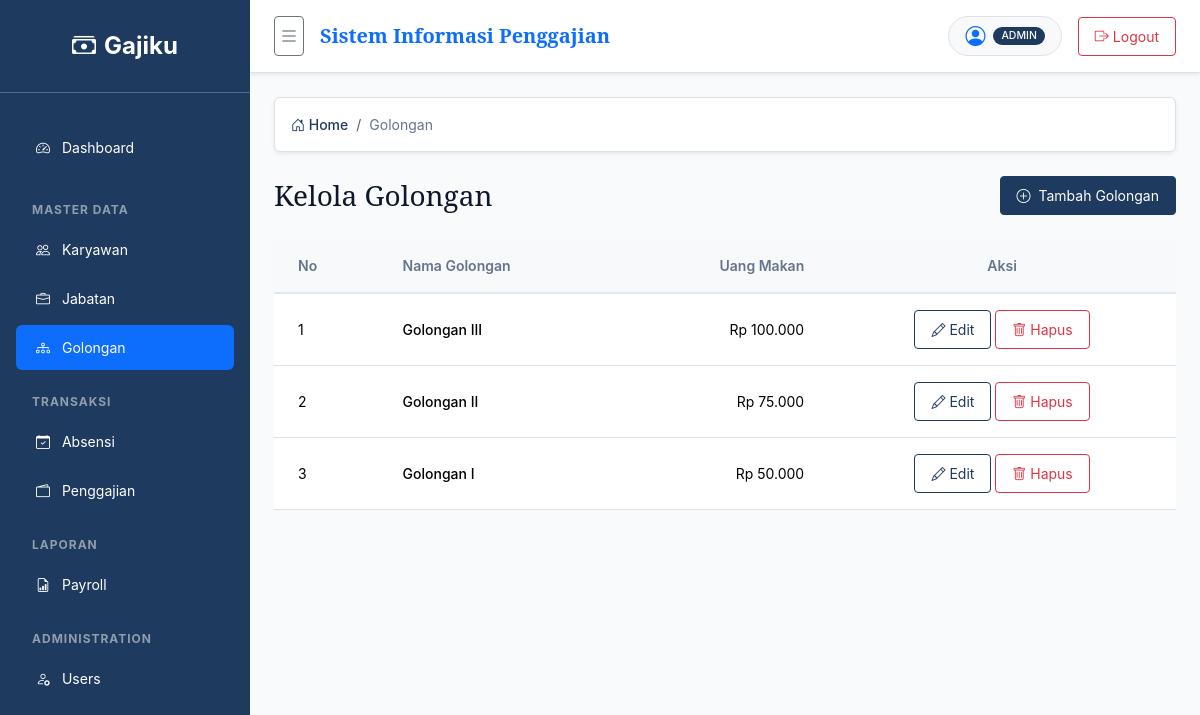
Page /?page=golongan/index (signed in) on the committed database.
### tables this page shows
CREATE TABLE IF NOT EXISTS golongan (
    id INT UNSIGNED AUTO_INCREMENT PRIMARY KEY,
    nama_golongan VARCHAR(50) NOT NULL,
    uang_makan DECIMAL(15,2) NOT NULL DEFAULT 0,
    created_at TIMESTAMP NOT NULL DEFAULT CURRENT_TIMESTAMP,
    updated_at TIMESTAMP NOT NULL DEFAULT CURRENT_TIMESTAMP ON UPDATE CURRENT_TIMESTAMP
);

### app/includes/golongan.php (called while the page is built, shortened)
<?php
function fetchAllGolongan(PDO $pdo): array {
    $stmt = $pdo->query('SELECT * FROM golongan ORDER BY id DESC');
    return $stmt->fetchAll(PDO::FETCH_ASSOC);
}

### app/pages/golongan/index.php (the view, shortened to what this page needs)
<?php
require_once dirname(__DIR__, 2) . '/includes/golongan.php';
$pdo = getPDO();
$golongans = fetchAllGolongan($pdo);
?>
<div class="d-flex justify-content-between align-items-center mb-4">
    <h1 class="h3 mb-0">Kelola Golongan</h1>
    <a href="/?page=golongan/create" class="btn btn-primary">
        <i class="bi bi-plus-circle me-1"></i> Tambah Golongan
    </a>
</div>
<div class="card border-0 shadow-sm">
    <div class="card-body p-0">
        <div class="table-responsive">
            <table class="table table-hover align-middle mb-0">
                <thead class="table-light">
                    <tr>
                        <th class="px-4 py-3">No</th>
                        <th class="px-4 py-3">Nama Golongan</th>
                        <th class="px-4 py-3 text-end">Uang Makan</th>
                        <th class="px-4 py-3 text-center">Aksi</th>
                    </tr>
                </thead>
                <tbody>
                    <?php if (count($golongans) > 0): ?>
                        <?php foreach ($golongans as $index => $golongan): ?>
                            <tr>
                                <td class="px-4 py-3"><?= $index + 1 ?></td>
                                <td class="px-4 py-3 fw-medium"><?= htmlspecialchars((string) $golongan['nama_golongan'], ENT_QUOTES, 'UTF-8') ?></td>
                                <td class="px-4 py-3 text-end">Rp <?= number_format((float) $golongan['uang_makan'], 0, ',', '.') ?></td>
                                <td class="px-4 py-3 text-center">
                                    <a href="/?page=golongan/edit&id=<?= $golongan['id'] ?>" class="btn btn-sm btn-outline-primary">
                                        <i class="bi bi-pencil"></i> Edit
                                    </a>
                                    <form action="/?action=golongan/delete" method="POST" class="d-inline" onsubmit="return confirm('Yakin ingin menghapus golongan ini?');">
                                        <button type="submit" class="btn btn-sm btn-outline-danger">
                                            <i class="bi bi-trash"></i> Hapus
                                        </button>
                                    </form>
                                </td>
                            </tr>
                        <?php endforeach; ?>
                    <?php endif; ?>
                </tbody>
            </table>
        </div>
    </div>
</div>

### public/assets/css/style.css (style rules this page uses)
:root { --primary-color: #1E3A5F; --secondary-color: #6B7280; --tertiary-color: #2563EB; --bg-color: #F8FAFC; --surface-color: #FFFFFF; --border-color: #E2E8F0; --input-border: #CBD5E1; --success-color: #16A34A; --warning-color: #CA8A04; --error-color: #DC2626; --info-color: #2563EB; --text-primary: #0F172A; --text-secondary: #64748B; }
body { background-color: var(--bg-color); color: var(--text-primary); font-family: 'Inter', 'Open Sans', sans-serif; font-size: 14px; }
h1, h2, h3, h4, h5, h6 { font-family: 'Noto Serif', 'Nunito', serif; color: var(--text-primary); }
h1 { font-size: 32px; }
.card { background-color: var(--surface-color); border: 1px solid var(--border-color); border-radius: 4px; box-shadow: none !important; }
.card-body { padding: 16px; }
.btn { border-radius: 4px; font-size: 14px; padding: 8px 16px; }
.btn-primary { background-color: var(--primary-color); border-color: var(--primary-color); color: white; }
.btn-outline-primary { color: var(--primary-color); border-color: var(--primary-color); }
.table { border-radius: 0; }
.table th { padding: 12px; color: var(--text-secondary); font-weight: 600; border-bottom: 2px solid var(--border-color); }
.table td { padding: 8px; vertical-align: middle; height: 40px; }
.table-light { background-color: #f1f5f9; }

### rows in the picture
golongan: nama_golongan "Golongan III", uang_makan "100.000"
golongan: nama_golongan "Golongan II", uang_makan "75.000"
golongan: nama_golongan "Golongan I", uang_makan "50.000"

### other values in the picture
$user['role'] "ADMIN"
$name "Golongan"
